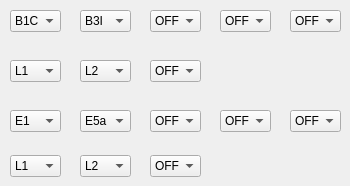
    <widget class="QWidget" name="page">
     <widget class="QComboBox" name="comboBox_C_f1">
      <property name="geometry">
       <rect>
        <x>10</x>
        <y>10</y>
        <width>51</width>
        <height>22</height>
       </rect>
      </property>
      <item>
       <property name="text">
        <string>B1C</string>
       </property>
      </item>
      <item>
       <property name="text">
        <string>B1I</string>
       </property>
      </item>
     </widget>
     <widget class="QComboBox" name="comboBox_C_f2">
      <property name="geometry">
       <rect>
        <x>80</x>
        <y>10</y>
        <width>51</width>
        <height>22</height>
       </rect>
      </property>
      <item>
       <property name="text">
        <string>B3I</string>
       </property>
      </item>
      <item>
       <property name="text">
        <string>B1I</string>
       </property>
      </item>
      <item>
       <property name="text">
        <string>B2a</string>
       </property>
      </item>
     </widget>
     <widget class="QComboBox" name="comboBox_C_f3">
      <property name="geometry">
       <rect>
        <x>150</x>
        <y>10</y>
        <width>51</width>
        <height>22</height>
       </rect>
      </property>
      <item>
       <property name="text">
        <string>OFF</string>
       </property>
      </item>
      <item>
       <property name="text">
        <string>B3I</string>
       </property>
      </item>
      <item>
       <property name="text">
        <string>B2b/B2I</string>
       </property>
      </item>
      <item>
       <property name="text">
        <string>B2a</string>
       </property>
      </item>
     </widget>
     <widget class="QComboBox" name="comboBox_C_f4">
      <property name="geometry">
       <rect>
        <x>220</x>
        <y>10</y>
        <width>51</width>
        <height>22</height>
       </rect>
      </property>
      <item>
       <property name="text">
        <string>OFF</string>
       </property>
      </item>
     </widget>
     <widget class="QComboBox" name="comboBox_C_f5">
      <property name="geometry">
       <rect>
        <x>290</x>
        <y>10</y>
        <width>51</width>
        <height>22</height>
       </rect>
      </property>
      <item>
       <property name="text">
        <string>OFF</string>
       </property>
      </item>
     </widget>
     <widget class="QComboBox" name="comboBox_G_f1">
      <property name="geometry">
       <rect>
        <x>10</x>
        <y>60</y>
        <width>51</width>
        <height>22</height>
       </rect>
      </property>
      <item>
       <property name="text">
        <string>L1</string>
       </property>
      </item>
      <item>
       <property name="text">
        <string>L2</string>
       </property>
      </item>
     </widget>
     <widget class="QComboBox" name="comboBox_G_f2">
      <property name="geometry">
       <rect>
        <x>80</x>
        <y>60</y>
        <width>51</width>
        <height>22</height>
       </rect>
      </property>
      <item>
       <property name="text">
        <string>L2</string>
       </property>
      </item>
      <item>
       <property name="text">
        <string>L5</string>
       </property>
      </item>
     </widget>
     <widget class="QComboBox" name="comboBox_G_f3">
      <property name="geometry">
       <rect>
        <x>150</x>
        <y>60</y>
        <width>51</width>
        <height>22</height>
       </rect>
      </property>
      <item>
       <property name="text">
        <string>OFF</string>
       </property>
      </item>
      <item>
       <property name="text">
        <string>L5</string>
       </property>
      </item>
     </widget>
     <widget class="QComboBox" name="comboBox_E_f5">
      <property name="geometry">
       <rect>
        <x>290</x>
        <y>110</y>
        <width>51</width>
        <height>22</height>
       </rect>
      </property>
      <item>
       <property name="text">
        <string>OFF</string>
       </property>
      </item>
     </widget>
     <widget class="QComboBox" name="comboBox_E_f1">
      <property name="geometry">
       <rect>
        <x>10</x>
        <y>110</y>
        <width>51</width>
        <height>22</height>
       </rect>
      </property>
      <item>
       <property name="text">
        <string>E1</string>
       </property>
      </item>
      <item>
       <property name="text">
        <string>E5 boc</string>
       </property>
      </item>
     </widget>
     <widget class="QComboBox" name="comboBox_E_f2">
      <property name="geometry">
       <rect>
        <x>80</x>
        <y>110</y>
        <width>51</width>
        <height>22</height>
       </rect>
      </property>
      <item>
       <property name="text">
        <string>E5a</string>
       </property>
      </item>
      <item>
       <property name="text">
        <string>E5 boc</string>
       </property>
      </item>
      <item>
       <property name="text">
        <string>E6</string>
       </property>
      </item>
      <item>
       <property name="text">
        <string>E5b</string>
       </property>
      </item>
     </widget>
     <widget class="QComboBox" name="comboBox_E_f4">
      <property name="geometry">
       <rect>
        <x>220</x>
        <y>110</y>
        <width>51</width>
        <height>22</height>
       </rect>
      </property>
      <item>
       <property name="text">
        <string>OFF</string>
       </property>
      </item>
     </widget>
     <widget class="QComboBox" name="comboBox_E_f3">
      <property name="geometry">
       <rect>
        <x>150</x>
        <y>110</y>
        <width>51</width>
        <height>22</height>
       </rect>
      </property>
      <item>
       <property name="text">
        <string>OFF</string>
       </property>
      </item>
      <item>
       <property name="text">
        <string>E5 boc</string>
       </property>
      </item>
      <item>
       <property name="text">
        <string>E5b</string>
       </property>
      </item>
      <item>
       <property name="text">
        <string>E5a</string>
       </property>
      </item>
     </widget>
     <widget class="QComboBox" name="comboBox_R_f3">
      <property name="geometry">
       <rect>
        <x>150</x>
        <y>155</y>
        <width>51</width>
        <height>22</height>
       </rect>
      </property>
      <item>
       <property name="text">
        <string>OFF</string>
       </property>
      </item>
      <item>
       <property name="text">
        <string>L5</string>
       </property>
      </item>
     </widget>
     <widget class="QComboBox" name="comboBox_R_f2">
      <property name="geometry">
       <rect>
        <x>80</x>
        <y>155</y>
        <width>51</width>
        <height>22</height>
       </rect>
      </property>
      <item>
       <property name="text">
        <string>L2</string>
       </property>
      </item>
     </widget>
     <widget class="QComboBox" name="comboBox_R_f1">
      <property name="geometry">
       <rect>
        <x>10</x>
        <y>155</y>
        <width>51</width>
        <height>22</height>
       </rect>
      </property>
      <item>
       <property name="text">
        <string>L1</string>
       </property>
      </item>
     </widget>
    </widget>
